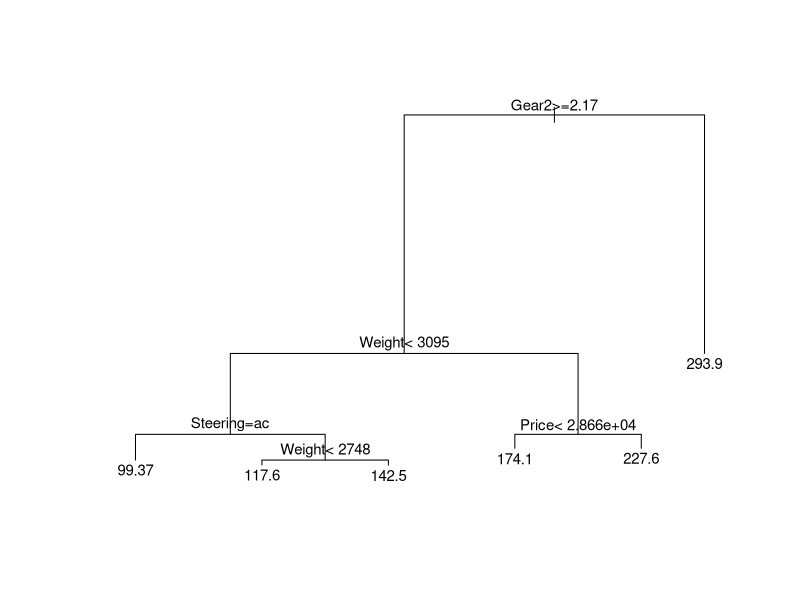
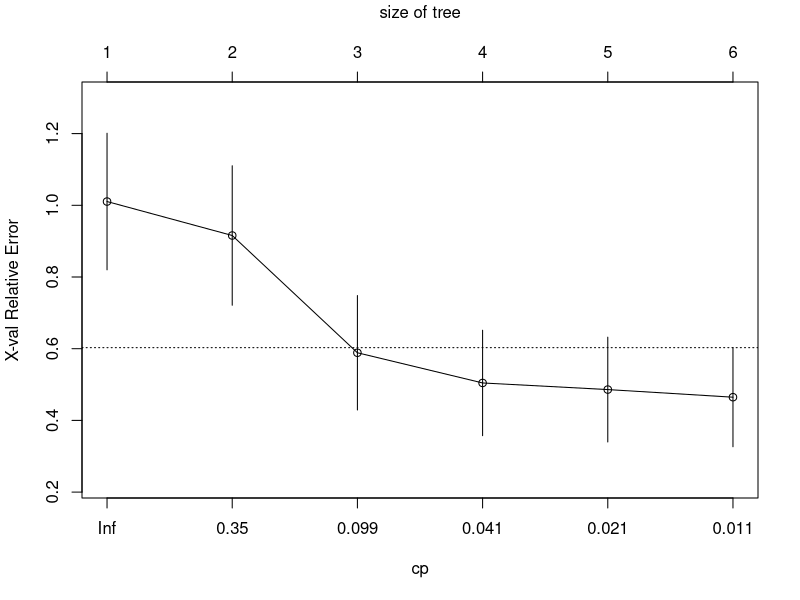
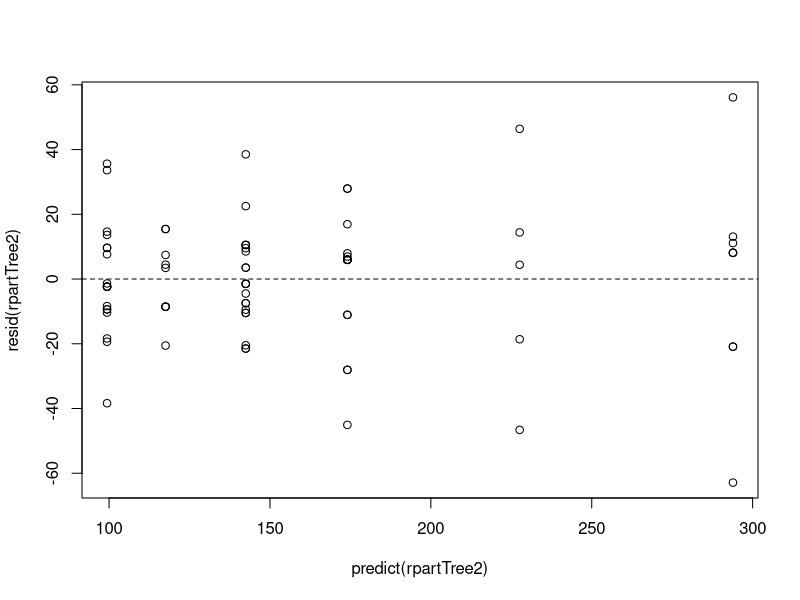

Write R code to recreate these figures, in order.
## ---- chunk 1
knitr::opts_chunk$set(echo = TRUE)
library("rpart")
## ---- chunk 2
str(car90)
## ---- chunk 3
car90new <- car90[,-3]
cars90new <- car90new[ ,-which(names(car90new) == "Tires")]
## ---- chunk 4
set.seed(186)
s <- sample(dim(cars90new)[1], 30)
test <- cars90new[s, ]
train <- cars90new[-s, ]
## ---- chunk 5
which(is.na(train$Disp)) # 2 missing values of the response
## ---- chunk 6
set.seed(1235) 
controlrpart <- rpart.control(minsplit = 15, cp=0.01)
rpartTree <- rpart(Disp ~ ., data = train, control=controlrpart, method="anova") #the anova method leads to regression trees
## ---- chunk 7
print(rpartTree)
## ---- chunk 8
plot(rpartTree, compress = TRUE, margin = 0.05)
text(rpartTree, cex = 0.9)
## ---- chunk 9
printcp(rpartTree)
## ---- chunk 10
plotcp(rpartTree, minline = TRUE) # horizontal line is drawn 1SE above the minimum of the curve
## ---- chunk 11
rpartTree2 <- prune(rpartTree, cp = 0.0106)
#plot(rpartTree2, compress = TRUE, margin = 0.05) 
#text(rpartTree2, cex = 0.9)
## ---- chunk 12
summary(rpartTree2, cp = 0.0106)
## ---- chunk 13
plot(predict(rpartTree2), resid(rpartTree2))
abline(h = 0, lty = 2)
## ---- chunk 14
tree.predictions <- predict(rpartTree2, newdata=test)
## ---- chunk 15
(mse.tree <- sqrt(mean((tree.predictions - test$Disp)^2, na.rm = T)))
